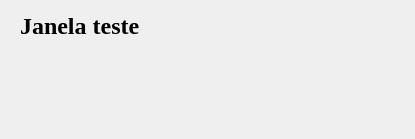
<?xml version="1.0" encoding="UTF-8"?>
<ui version="4.0">
 <class>Dialog</class>
 <widget class="QDialog" name="Dialog">
  <property name="geometry">
   <rect>
    <x>0</x>
    <y>0</y>
    <width>415</width>
    <height>139</height>
   </rect>
  </property>
  <property name="windowTitle">
   <string>Dialog</string>
  </property>
  <widget class="QLabel" name="label">
   <property name="geometry">
    <rect>
     <x>20</x>
     <y>10</y>
     <width>171</width>
     <height>31</height>
    </rect>
   </property>
   <property name="font">
    <font>
     <family>Times New Roman</family>
     <pointsize>18</pointsize>
     <weight>75</weight>
     <bold>true</bold>
    </font>
   </property>
   <property name="text">
    <string>Janela teste</string>
   </property>
  </widget>
  <widget class="QWidget" name="verticalLayoutWidget">
   <property name="geometry">
    <rect>
     <x>10</x>
     <y>9</y>
     <width>401</width>
     <height>121</height>
    </rect>
   </property>
   <layout class="QVBoxLayout" name="verticalLayout">
    <item>
     <spacer name="verticalSpacer">
      <property name="orientation">
       <enum>Qt::Vertical</enum>
      </property>
      <property name="sizeHint" stdset="0">
       <size>
        <width>20</width>
        <height>40</height>
       </size>
      </property>
     </spacer>
    </item>
    <item>
     <spacer name="horizontalSpacer">
      <property name="orientation">
       <enum>Qt::Horizontal</enum>
      </property>
      <property name="sizeHint" stdset="0">
       <size>
        <width>40</width>
        <height>20</height>
       </size>
      </property>
     </spacer>
    </item>
   </layout>
  </widget>
 </widget>
 <resources/>
 <connections/>
</ui>
